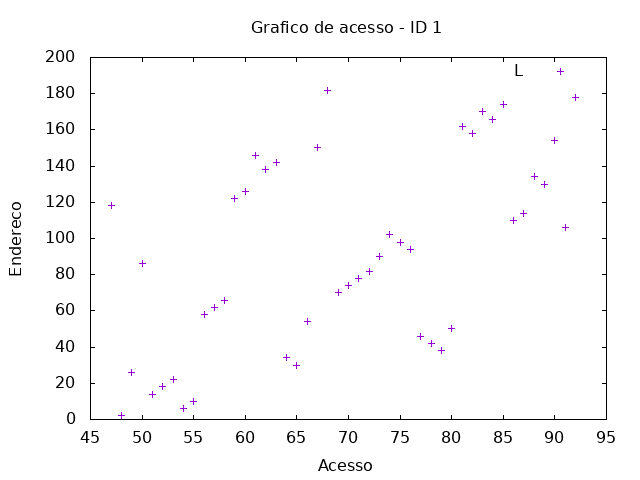

Here is the gnuplot script that generated this plot:
set term png
set output "../tmp/out/arvorelog-acesso-1.png"
set title "Grafico de acesso - ID 1"
set xlabel "Acesso"
set ylabel "Endereco"
plot "../tmp/out/arvorelog-acesso-0-1.gpdat" u 2:4 w points t "L", "../tmp/out/arvorelog-acesso-1-1.gpdat" u 2:4 w points t "E"
